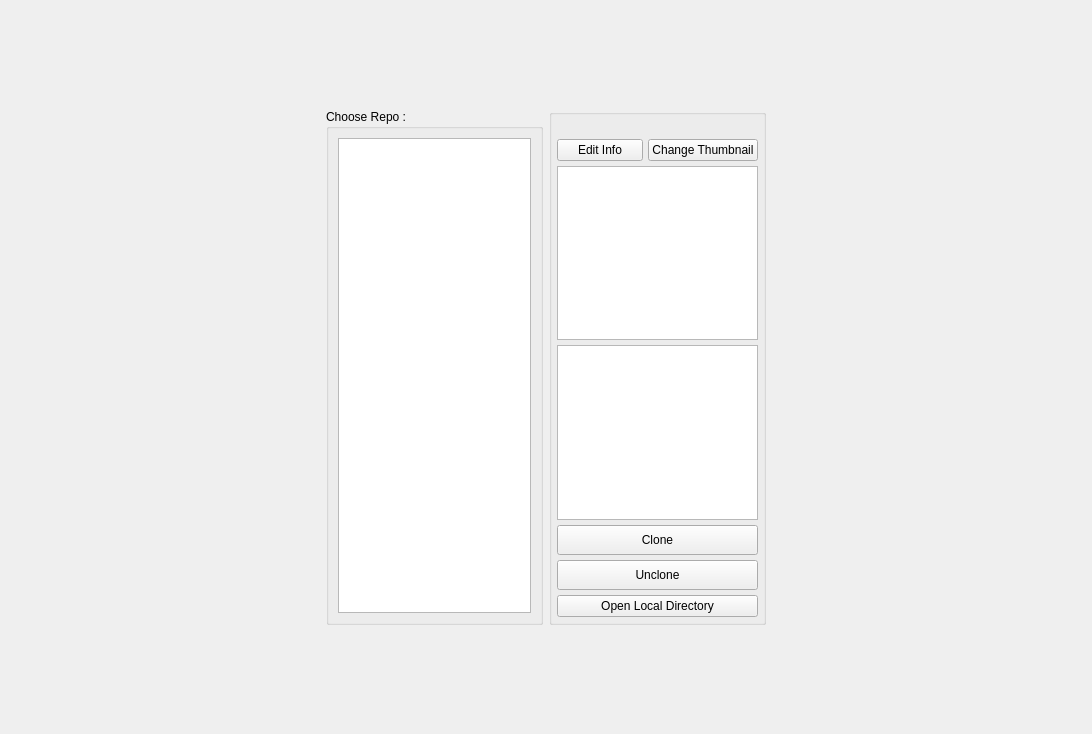
<?xml version="1.0" encoding="UTF-8"?>
<ui version="4.0">
 <class>Form</class>
 <widget class="QWidget" name="Form">
  <property name="geometry">
   <rect>
    <x>0</x>
    <y>0</y>
    <width>1092</width>
    <height>734</height>
   </rect>
  </property>
  <property name="windowTitle">
   <string>Form</string>
  </property>
  <layout class="QGridLayout" name="gridLayout_5">
   <property name="leftMargin">
    <number>100</number>
   </property>
   <property name="topMargin">
    <number>100</number>
   </property>
   <property name="rightMargin">
    <number>100</number>
   </property>
   <property name="bottomMargin">
    <number>100</number>
   </property>
   <item row="1" column="0">
    <widget class="QWidget" name="widget" native="true">
     <layout class="QGridLayout" name="gridLayout_7" columnstretch="2,2,2,0,0,2">
      <item row="0" column="5">
       <spacer name="horizontalSpacer_3">
        <property name="orientation">
         <enum>Qt::Horizontal</enum>
        </property>
        <property name="sizeHint" stdset="0">
         <size>
          <width>40</width>
          <height>20</height>
         </size>
        </property>
       </spacer>
      </item>
      <item row="0" column="0">
       <spacer name="horizontalSpacer_2">
        <property name="orientation">
         <enum>Qt::Horizontal</enum>
        </property>
        <property name="sizeHint" stdset="0">
         <size>
          <width>40</width>
          <height>20</height>
         </size>
        </property>
       </spacer>
      </item>
      <item row="0" column="1">
       <widget class="QGroupBox" name="groupBox_3">
        <property name="title">
         <string>Choose Repo : </string>
        </property>
        <layout class="QGridLayout" name="gridLayout_6">
         <item row="0" column="0">
          <widget class="QTableWidget" name="tableWidget_Repo">
           <property name="showGrid">
            <bool>false</bool>
           </property>
           <attribute name="horizontalHeaderVisible">
            <bool>false</bool>
           </attribute>
           <attribute name="verticalHeaderVisible">
            <bool>false</bool>
           </attribute>
          </widget>
         </item>
        </layout>
       </widget>
      </item>
      <item row="0" column="2">
       <widget class="QGroupBox" name="groupBox">
        <property name="title">
         <string/>
        </property>
        <layout class="QGridLayout" name="gridLayout_4" rowstretch="0,10,0,0,0,0,0,0,0">
         <property name="leftMargin">
          <number>5</number>
         </property>
         <property name="topMargin">
          <number>5</number>
         </property>
         <property name="rightMargin">
          <number>5</number>
         </property>
         <property name="bottomMargin">
          <number>5</number>
         </property>
         <property name="spacing">
          <number>5</number>
         </property>
         <item row="0" column="1">
          <widget class="QLabel" name="label_images">
           <property name="text">
            <string/>
           </property>
          </widget>
         </item>
         <item row="7" column="1">
          <widget class="QPushButton" name="pushButton_unclone">
           <property name="minimumSize">
            <size>
             <width>0</width>
             <height>30</height>
            </size>
           </property>
           <property name="text">
            <string>Unclone</string>
           </property>
          </widget>
         </item>
         <item row="6" column="1">
          <widget class="QPushButton" name="pushButton_clone">
           <property name="minimumSize">
            <size>
             <width>0</width>
             <height>30</height>
            </size>
           </property>
           <property name="text">
            <string>Clone</string>
           </property>
          </widget>
         </item>
         <item row="4" column="1">
          <widget class="QTextBrowser" name="textBrowser_info"/>
         </item>
         <item row="2" column="1">
          <widget class="QListWidget" name="listWidget_software_requirements"/>
         </item>
         <item row="1" column="1">
          <layout class="QHBoxLayout" name="horizontalLayout_3">
           <item>
            <widget class="QPushButton" name="pushButton_edit_info">
             <property name="text">
              <string>Edit Info</string>
             </property>
            </widget>
           </item>
           <item>
            <widget class="QPushButton" name="pushButton_set_thubmnail">
             <property name="text">
              <string>Change Thumbnail</string>
             </property>
            </widget>
           </item>
          </layout>
         </item>
         <item row="8" column="1">
          <widget class="QPushButton" name="pushButton_open_local_directory">
           <property name="text">
            <string>Open Local Directory</string>
           </property>
          </widget>
         </item>
        </layout>
       </widget>
      </item>
     </layout>
    </widget>
   </item>
  </layout>
 </widget>
 <resources/>
 <connections/>
</ui>
